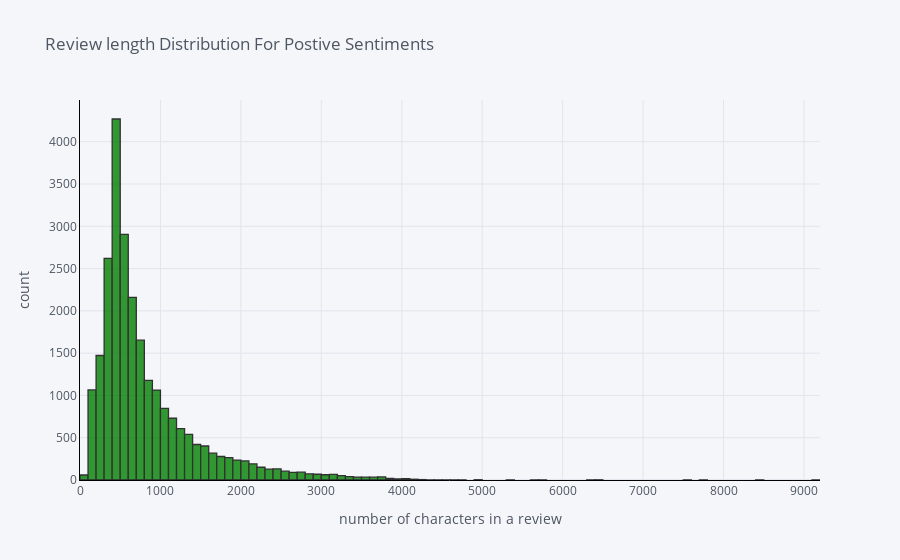

Write notebook code for a chart like this one.
### Code cell
import cufflinks as cf
cf.go_offline()
cf.set_config_file(offline=False, world_readable=True)

pos['total_length'].iplot(
    kind='hist',
    bins=100,
    xTitle='number of characters in a review',
    linecolor='black',
    color="green",
    yTitle='count',
    title='Review length Distribution For Postive Sentiments')

# sns.histplot(data=pos, x="total_length")

### Figure 1 — Plotly figure (JSON) as saved in the notebook; plotly's stock layout.template omitted (floating-point values rounded to 4 significant figures; data arrays with more than 128 entries replaced by an {"elided": "..."} marker saying what was removed)
{"data": [{"histfunc": "count", "histnorm": "", "marker": {"color": "rgba(0, 128, 0, 1.0)", "line": {"color": "#000000", "width": 1.3}}, "name": "total_length", "nbinsx": 100, "opacity": 0.8, "orientation": "v", "type": "histogram", "x": {"elided": "24774 int values"}}], "layout": {"autosize": true, "barmode": "overlay", "legend": {"bgcolor": "#F5F6F9", "font": {"color": "#4D5663"}}, "paper_bgcolor": "#F5F6F9", "plot_bgcolor": "#F5F6F9", "title": {"font": {"color": "#4D5663"}, "text": "Review length Distribution For Postive Sentiments"}, "xaxis": {"autorange": true, "gridcolor": "#E1E5ED", "linecolor": "black", "range": [-0.5, 9200.0], "showgrid": true, "tickfont": {"color": "#4D5663"}, "title": {"font": {"color": "#4D5663"}, "text": "number of characters in a review"}, "type": "linear", "zerolinecolor": "#E1E5ED"}, "yaxis": {"autorange": true, "gridcolor": "#E1E5ED", "linecolor": "black", "range": [0, 4494.0], "showgrid": true, "tickfont": {"color": "#4D5663"}, "title": {"font": {"color": "#4D5663"}, "text": "count"}, "zerolinecolor": "#E1E5ED"}}}
